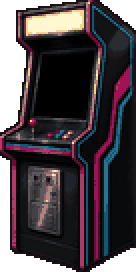
#> input picture assets/lair/arcade.png, 68 x 136 px, given in place of lion_lie.png, which was not available (shown 2 times larger)
$ python build_lair_lion.py
#> lines starting #> are read from the running program, lines starting #| are printed output that depends on the picture; after the words box and inside, x2 and y2 are one past the last pixel; in counts of white or black regions, pixels touching at a corner belong together; pictures that were not available may be replaced by others from this repository, and a replacement may not be noted
### tools/production/slice_sheet.py
#!/usr/bin/env python3
"""Cut a generated sprite sheet into individual frames.

The sheet is asked for with a clear band of flat green between poses, so the cut
points are the empty columns. Every frame is then placed on a canvas of one shared
size, aligned on a common ground line and on its own body centre, which is what stops
the character bouncing and sliding when the frames are played back.

  slice_sheet.py assets/sources/production/sheet/jab.png chad_sjab --expect 4
"""
import argparse
from collections import deque
import os
import sys

sys.path.insert(0, os.path.dirname(__file__))
import numpy as np
from PIL import Image
from process_char import key_green, hard_alpha

OUT = "assets/sources/production/chad/"


# [14 lines left out: function bridge_detached_limbs, not called in this run]


def components(mask, min_pixels=8):
    """Return 8-connected foreground components as pixel coordinate arrays."""
    h, w = mask.shape
    seen = np.zeros_like(mask, dtype=bool)
    out = []
    for sy, sx in zip(*np.nonzero(mask & ~seen)):
        if seen[sy, sx]:
            continue
        q = deque([(int(sy), int(sx))])
        seen[sy, sx] = True
        ys, xs = [], []
        while q:
            y, x = q.popleft()
            ys.append(y); xs.append(x)
            for yy in range(max(0, y - 1), min(h, y + 2)):
                for xx in range(max(0, x - 1), min(w, x + 2)):
                    if mask[yy, xx] and not seen[yy, xx]:
                        seen[yy, xx] = True
                        q.append((yy, xx))
        if len(xs) >= min_pixels:
            out.append({
                'ys': np.asarray(ys, dtype=np.int32),
                'xs': np.asarray(xs, dtype=np.int32),
                'area': len(xs),
                'box': (min(xs), min(ys), max(xs), max(ys)),
            })
    return out


# [128 lines left out: functions box_distance, component_groups, cut_points, main, not called in this run]


# [2 lines that do not run on import are left out]

### tools/production/build_lair_lion.py
#!/usr/bin/env python3
"""The lair lion: every pose and in-between on ONE canvas, plus the rig table js/lion_rig.js.

Sources (GPT Image, true alpha, 4x2 animation sheets read row-major) in
assets/sources/production/lair/:
  lion_lie.png    lie, lie_lift, wake (the rest of that sheet is unused)
  lion_stretch.png  (sphinx), stretch_lift, stretch_in, stretch, stretch_out, stretch_up,
                  (stand, tail flick): the stretch in small steps, lying to nearly standing
  lion_sit.png    sit, (4 unused sitting variants), sit_turn, sit_up
  lion_x_*.png    single in-betweens (EXTRAS below): rise1/1b/2, bow_a/a2/b/c, r_land/2/3, and the
                  symmetric front views turn_front and sit_front that a turn flips on
  lion_roar.png   stand, (5 unused standing variants), turn, stand_sit (the file keeps its old
                  name; he no longer roars)
  lion_walk.png   w0..w7, an in-place walk: each frame a GPT Image edit of the standing
                  pose over a coded leg-phase guide (tools/production/lion_walk_guide.py),
                  so the body is the same drawing in every frame and only the legs move
  lion_run.png    r0..r7, an in-place bound for scattering and catching up
  lion_concept.png  the approved concept (golden lion, full light mane, dark aviators, gold
                  Cuban chain with a lion-head medallion, no cigar): the identity every sheet
                  was restyled to (GPT Image edits, the sheet as target and this as reference;
                  walk and run four frames at a time, tools/production/lion_grid_sheet.py) and
                  the colour statistics every sheet is matched to

Scale. Each sheet came back at its own resolution. The walk sets the size (LION_H, paw to
mane top, against CHAD's 96); the other sheets are scaled by the pose in them that shares a
silhouette with it (the standing frame of the stand and lie sheets, the sit against the
standing height), with the factors in SCALE checked by eye on a lineup at game scale.

Registration. Every pose is drawn centred on the canvas (mass centre; the walk and run on
their upper body, so the torso holds still while the legs cycle) and bottom-anchored on one
ground line. Poses that share a body are then locked together: the lying family on
everything below the neck, a shift baked into the PNGs. Between families - lying to rising, sit to
getting up, getting up to standing, standing to the walk - the part that stays planted is
locked instead and the shift is written to LION_EDGE: hub.js moves the lion's world x by it
at the moment the pose changes, so the planted paws or haunches stay exactly where they
were and nothing cuts.

The walk's legs are levelled first: each frame's planted paws are brought to one floor by
resampling the rows below the belly, and a one-pixel body bob (high at mid-stance) is put
in the same way; the two halves of the walk (drawn four frames at a time) are brought to one
stance width (STANCE), and run paws drawn a hair above the floor are put down on it. The walk and run strides are then measured the same way: after torso registration a planted
paw slides back by the stride between two frames, and hub.js advances x by exactly that at
each frame switch (and not between), so the paws stay put on the floor.

Also measured here: the floor shadow per pose, the turn pivots and the walk/run frames
closest to the standing pose (where he may stop).

  ./.venv/bin/python tools/production/build_lair_lion.py
"""
import json
import os
import sys

sys.path.insert(0, os.path.dirname(__file__))
import numpy as np
from PIL import Image
import sprite_edges
from slice_sheet import components, box_distance

RS = 2
SRC = "assets/sources/production/lair/"
OUT = "assets/lair/"
RIG = "js/lion_rig.js"
TURN_IOU = 0.57     # the least overlap a turn's 3/4 -> front change may have
LION_H = 74          # logical standing height of the walk, paw to mane top: CHAD is 96
PAD = 3
STANCE = 1.04       # walk stance correction, see main

SHEETS = {
    "lie": ["lie", "lie_lift", "wake", None, None, None, None, None],
    "stretch": [None, "stretch_lift", "stretch_in", "stretch", "stretch_out", "stretch_up", None, None],
    "sit": ["sit", None, None, None, None, "sit_turn", "sit_up", None],
    "roar": ["stand", None, None, None, None, None, "turn", "stand_sit"],
    "walk": [f"w{i}" for i in range(8)],
    "run": [f"r{i}" for i in range(8)],
}
# In-betweens drawn one at a time (GPT Image edits with the two neighbouring frames as
# references), from lion_x_<name>.png: scaled to a height between the two neighbours'
# (fraction t of the way from a to b) after those are scaled, times an optional factor.
EXTRAS = {
    "rise1": ("wake", "sit", 1 / 3), "rise1b": ("wake", "sit", .5), "rise2": ("wake", "sit", 2 / 3),     # up to sit, and back
    # the full bow's raised tail makes it tall for its body: the bows are sized down to match
    "bow_a": ("stretch_in", "stretch", .5, .95), "bow_a2": ("stretch_in", "stretch", .75, .90),
    "bow_b": ("stretch", "stretch_out", .5, .87), "bow_c": ("stretch", "stretch_out", .4, .96),
    "r_land": ("r3", "stand", .5), "r_land2": ("r3", "stand", .75), "r_land3": ("r3", "stand", .875),                                        # the bound pulls up
    "turn_front": ("stand", "stand", 0), "sit_front": ("sit", "sit", 0),  # symmetric, flipped on
}
# Poses drawn a little tall or short for their neighbours, fitted to them the same way.
FIT = {"stand_sit": ("stand", "sit", .5), "turn": ("stand", "stand", 0), "sit_turn": ("sit", "sit", 0)}

# Scale of each sheet, as the target height (2x px) of its reference pose.
SCALE = {
    "walk": ("w0", None),                 # None: max walk height -> LION_H
    "roar": ("stand", 1.00),              # standing = the walk's height
    "lie": (7, 0.96),                     # index 7: the sheet's own standing frame (dropped)
    "stretch": (6, 1.04),                 # and this one's
    "sit": ("sit", 0.985),                # sitting up he is about as tall as standing
    "run": ("r0", 0.92),                  # stretched out mid-bound, head lowered
}

# Members baked onto a family anchor, on the region that does not move between them.
# (The turns are not: a turn round is a mirror image about the body's centre, so the
# front view stays mass-centred like the side views either side of it.)
FAMILIES = [
    ("lie", ["lie_lift", "wake"], "body"),
]
# Cross-family transitions and the part that stays planted through them.
EDGES = [
    # the rise: the hind end stays put while he pushes up, the chest while he sits back
    ("wake", "rise1", "hind"), ("rise1", "rise1b", "upper"), ("rise1b", "rise2", "upper"), ("rise2", "sit", "front"),
    # the stretch: front paws stay put while the rump goes up into the bow, the hind
    # paws while he comes up out of it
    ("wake", "stretch_lift", "front"), ("stretch_lift", "stretch_in", "front"),
    ("stretch_in", "bow_a", "front"), ("bow_a", "bow_a2", "front"), ("bow_a2", "stretch", "front"),
    ("stretch", "bow_c", "hind"), ("bow_c", "bow_b", "paws"), ("bow_b", "stretch_out", "paws"),
    ("stretch_out", "stretch_up", "hind"), ("stretch_up", "stand", "paws"),
    ("sit", "sit_up", "front"), ("sit_up", "stand", "front"),
    ("stand", "stand_sit", "front"), ("stand_sit", "sit", "front"),
    ("r3", "r_land", "upper"), ("r_land", "r_land2", "upper"), ("r_land2", "r_land3", "upper"), ("r_land3", "stand", "paws"),
]


def slice_grid(path, n=8, rows=2):
    """n poses as the n largest connected shapes, in reading order (row, then x). Small
    loose pieces (a lock of mane, a tail tuft) join the nearest body."""
#> called with n = 8, rows = 2
    a = np.asarray(Image.open(path).convert("RGBA"))
#> a is the input picture: shape (136, 68, 4); mean R, G, B, A 38.2, 30.8, 35.9, 213.5
    mask = a[..., 3] > 128
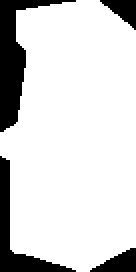
#> mask: shape (136, 68) bool (shown 2 times larger); 83.7% white; 4 black regions, box (x1, y1, x2, y2) and area: (0, 0, 38, 66) 723, (0, 78, 38, 136) 478, (45, 124, 68, 136) 162, (50, 0, 68, 15) 141
    comps = components(mask, min_pixels=4)
#> the loop in components, `for sy, sx in zip(*np.nonzero(mask & ~seen)):` made 7744 passes
#> (sy, sx) on passes 1 to 3: (0, 38), (0, 39), (0, 40)
#> after the loop in components, `for sy, sx in zip(*np.nonzero(mask & ~seen)):`: out = 1 item
#> comps = 1 item
    mains = sorted(comps, key=lambda c: c["area"], reverse=True)[:n]
#> mains = 1 item
    H = a.shape[0]
#> H = 136
    mains.sort(key=lambda c: (int(((c["box"][1] + c["box"][3]) / 2) / (H / rows)),
                              (c["box"][0] + c["box"][2]) / 2))
    groups = [[m] for m in mains]
#> groups = 1 item
    ids = {id(c) for c in mains}
#> ids = 1 item
    for c in comps:
        if id(c) in ids:
            continue
        i = min(range(n), key=lambda k: box_distance(c["box"], mains[k]["box"]))
        if box_distance(c["box"], mains[i]["box"]) < 30 ** 2:
            groups[i].append(c)
#> this loop made 1 pass
    out = []
    for g in groups:
        m = np.zeros_like(mask)
        for c in g:
            m[c["ys"], c["xs"]] = True
        px = a.copy()
        px[~m] = 0
        f = Image.fromarray(px)
        out.append(f.crop(f.getbbox()))
#> after the loop, out = 1 item
    return out


def rescale(img, k):
    return img.resize((max(1, round(img.width * k)), max(1, round(img.height * k))), Image.LANCZOS)


def stats(frames):
    px = np.concatenate([np.asarray(f)[..., :3][np.asarray(f)[..., 3] > 128] for f in frames]).astype(float)
    return px.mean(0), px.std(0)


# [11 lines left out: function colour_match, not called in this run]


def mask(img):
    return np.asarray(img.getchannel("A")) > 128


# [174 lines left out: functions centre_x, region, best_dx, shift, shadow, paws and 6 more, not called in this run]


def main():
    raw = {k: slice_grid(SRC + f"lion_{k}.png") for k in SHEETS}
#> call 2 of slice_grid, with n = 8, rows = 2
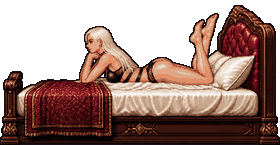
#> input picture assets/lair/bed_7.png, 280 x 145 px, given in place of lion_stretch.png, which was not available
#> in slice_grid, a is the input picture: shape (145, 280, 4); mean R, G, B, A 74.2, 47.6, 40.2, 165
#> in slice_grid (call 2), `mask = a[..., 3] > 128`:
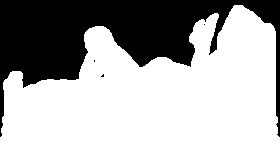
#> mask: shape (145, 280) bool; 64.7% white; 4 black regions (3 under 20 px), largest, box (x1, y1, x2, y2) and area: (0, 0, 280, 137) 14324
#> in components (call 2), `seen = np.zeros_like(mask, dtype=bool)`: seen: shape (145, 280) bool; every value is 0
#> the loop in components (call 2), `for sy, sx in zip(*np.nonzero(mask & ~seen)):` made 26267 passes
#> (sy, sx) on passes 1 to 3: (5, 234), (5, 235), (5, 236)
#> the loop in slice_grid (call 2), `for c in comps:` made 1 pass
#> the loop in slice_grid (call 2), `for g in groups:` made 1 pass
    raw["walk"] = level_legs(raw["walk"])
    # the walk's two halves were drawn four frames at a time: w4-7 came back with a stance
    # about a tenth narrower than w0-3, which skates the paws at the seams; meet halfway
    raw["walk"] = [widen_legs(f, STANCE if i >= 4 else 1 / STANCE) for i, f in enumerate(raw["walk"])]
    # one animal in one light: every sheet takes the approved concept's colour statistics
    ref = stats([Image.open(SRC + "lion_concept.png").convert("RGBA")])
    raw = {k: colour_match(v, ref) for k, v in raw.items()}

    walk_h = LION_H * RS
    kw = walk_h / max(f.height for f in raw["walk"])
    poses, unscaled = {}, {}
    for sheet, names in SHEETS.items():
        frames = raw[sheet]
        refname, rel = SCALE[sheet]
        if rel is None:
            k = kw
        else:
            idx = refname if isinstance(refname, int) else names.index(refname)
            k = walk_h * rel / frames[idx].height
        for n, f in zip(names, frames):
            if n:
                poses[n] = sprite_edges.alpha(rescale(f, k))
                unscaled[n] = f
    for i in range(8):
        poses[f"r{i}"] = plant(poses[f"r{i}"])
    ref_stats = ref
    for n, (a, b, t, *k) in list(EXTRAS.items()) + list(FIT.items()):
        f = unscaled[n] if n in FIT else colour_match(
            [Image.open(SRC + f"lion_x_{n}.png").convert("RGBA")], ref_stats)[0]
        f = f.crop(f.getbbox())
        target = poses[a].height + (poses[b].height - poses[a].height) * t
        poses[n] = sprite_edges.alpha(rescale(f, target / f.height * (k[0] if k else 1)))

    # one canvas: bottom on the ground line, centred (walk/run on the upper body)
    cx = {n: centre_x(f, .5 if n[0] in "wr" and n[1:].isdigit() else 1.0) for n, f in poses.items()}
    half = int(np.ceil(max(max(c, f.width - c) for (n, f), c in zip(poses.items(), cx.values())))) + PAD + 30
    w = half * 2
    h = max(f.height for f in poses.values()) + PAD
    P = {}
    for n, f in poses.items():
        c = Image.new("RGBA", (w, h), (0, 0, 0, 0))
        c.paste(f, (int(round(half - cx[n])), h - f.height), f)
        P[n] = c

    for anchor, members, kind in FAMILIES:
        for n in members:
            P[n] = shift(P[n], best_dx(P[anchor], P[n], kind))

    edge = {}
    for a, b, kind in EDGES:
        edge[f"{a}>{b}"] = best_dx(P[a], P[b], kind) / RS
    # A turn goes 3/4 -> front -> flip -> front -> mirrored 3/4, and its edge is applied on the
    # way in and again (reversed, facing the other way) on the way out, so he travels twice
    # the edge plus the front frame's pivot. Take the smallest travel that still overlaps.
    for a, b in (("turn", "turn_front"), ("sit_turn", "sit_front")):
        pv = pivot(P[b])
        for d in sorted(range(-40, 41), key=abs):
            dx = int(round(d - pv))
            ma, mb = mask(P[a]), np.roll(mask(P[b]), dx, 1)
            if (ma & mb).sum() / max(1, (ma | mb).sum()) >= TURN_IOU:
                edge[f"{a}>{b}"] = dx / RS
                break
    # the gaits: a stop frame is one whose legs are closest to the standing pose
    gait = {}
    for g, n in (("walk", "w"), ("run", "r")):
        names = [f"{n}{i}" for i in range(8)]
        fr = [P[x] for x in names]
        st = strides(fr, 40 if g == "walk" else 64)
        near = []
        for x in names:
            # the walk is the standing drawing with new legs, so it locks on the body
            dx = best_dx(P["stand"], P[x], "upper")
            a, b = mask(P["stand"]), np.roll(mask(P[x]), dx, 1)
            lo = int(h * .6)
            iou = (a[lo:] & b[lo:]).sum() / max(1, (a[lo:] | b[lo:]).sum())
            near.append((iou, x, dx))
            edge[f"stand>{x}"] = dx / RS
        near.sort(reverse=True)
        # the bound stops on its gathered frame (legs under him), into the landing skid
        stop = [3] if g == "run" else [int(x[1:]) for _, x, _ in near[:2]]
        gait[g] = {"stride": [round(s / RS, 2) for s in st], "stop": stop}
        if g == "run":
            # a sprint of a set length may spring off from stand into any bound frame
            # that shares enough of his silhouette, so its length can be planned to a frame
            full = []
            for x in names:
                a, b = mask(P["stand"]), np.roll(mask(P[x]), int(round(edge[f"stand>{x}"] * RS)), 1)
                full.append((a & b).sum() / max(1, (a | b).sum()))
            gait[g]["start"] = [i for i, v in enumerate(full) if v >= .6 or i in stop]

    os.makedirs(OUT, exist_ok=True)
    for f in os.listdir(OUT):
        if f.startswith("lion_") and f.endswith(".png"):
            os.remove(OUT + f)
    sh = {}
    for n, img in P.items():
        img = sprite_edges.edges(img)
        img.save(f"{OUT}lion_{n}.png")
        c, hw = shadow(img)
        sh[n] = [round((c - w / 2) / RS, 1), round(hw / RS, 1)]
    # a gait's shadow is its cycle's, nudged a little by each frame
    for l in "wr":
        fr = [sh[f"{l}{i}"] for i in range(8)]
        mc, mh = np.mean([c for c, _ in fr]), np.mean([hw for _, hw in fr])
        for i in range(8):
            c, hw = sh[f"{l}{i}"]
            sh[f"{l}{i}"] = [round(.75 * mc + .25 * c, 1), round(.75 * mh + .25 * hw, 1)]
    rig = {
        "poses": sorted(P),
        "pivot": {n: round(pivot(P[n]) / RS, 1) for n in ("turn", "sit_turn", "turn_front", "sit_front")},
        "edge": {k: round(v, 1) for k, v in edge.items()},
        "walk": gait["walk"],
        "run": gait["run"],
        "shadow": sh,
    }
    with open(RIG, "w") as out:
        out.write("// GENERATED by tools/production/build_lair_lion.py - do not edit by hand.\n")
        out.write("// Logical px, from the canvas's bottom centre, art facing right. edge['a>b']: how far\n")
        out.write("// the lion's x moves forward when pose a becomes b (b>a is the negative).\n")
        out.write("export const LION_RIG = " + json.dumps(rig, indent=1) + ";\n")
    print(f"{OUT}lion_*.png  {len(P)} poses  {w}x{h}  (logical {w / RS:g}x{h / RS:g})")
    print("walk", gait["walk"], "\nrun", gait["run"])
    print("edges", rig["edge"])


if __name__ == "__main__":
#> (the run stopped early here; a loop or call above may not have finished)
